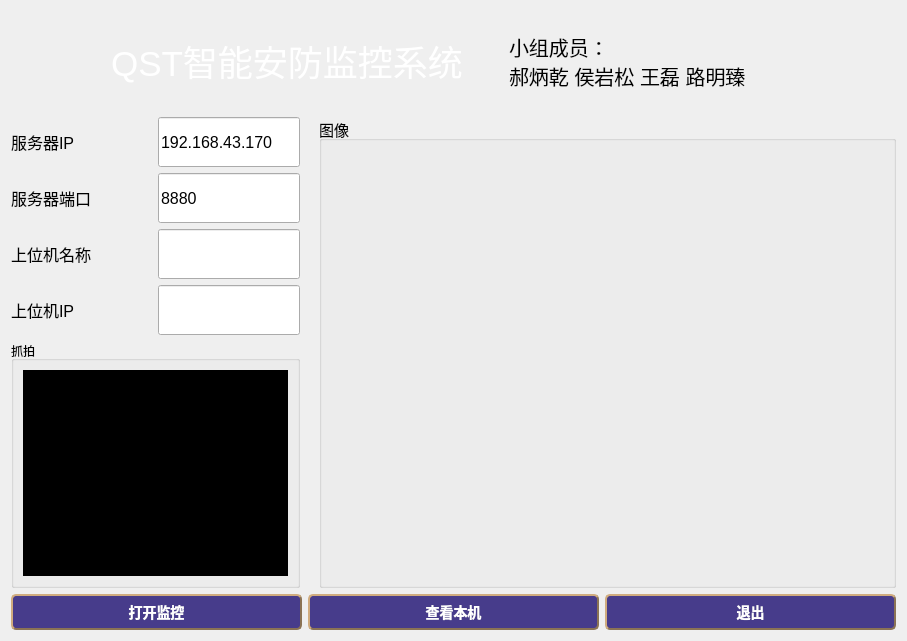
<?xml version="1.0" encoding="UTF-8"?>
<ui version="4.0">
 <class>Widget</class>
 <widget class="QDialog" name="Widget">
  <property name="geometry">
   <rect>
    <x>0</x>
    <y>0</y>
    <width>907</width>
    <height>641</height>
   </rect>
  </property>
  <property name="windowTitle">
   <string>Widget</string>
  </property>
  <property name="styleSheet">
   <string notr="true">QDialog
{
	background-image: url(:/img02.png);
}

QPushButton
{
	background-color: #473C8B; /*背景色*/ 
	border-style: outset;
	border-width: 2px;
	border-radius:5px; /*边界圆滑*/
	border-color: #8B7355;
	font: bold 14px;
	min-width:2em;
	color:white; /*字体颜色*/
	font-family:黑体;
	padding: 5px;
}

QPushButton:hover
{
	background-color: rgb(0, 150, 0);
}
 
QPushButton:pressed
{
	background-color: #1E90FF; /*伪状态经过时背景色*/ 
	border-style: inset;
}
QPushButton:!enabled{
	background-color: rgb(100, 100, 100);
	border-style: inset;
}

</string>
  </property>
  <layout class="QGridLayout" name="gridLayout_3">
   <item row="0" column="0">
    <layout class="QHBoxLayout" name="horizontalLayout_7">
     <item>
      <spacer name="horizontalSpacer_7">
       <property name="orientation">
        <enum>Qt::Horizontal</enum>
       </property>
       <property name="sizeType">
        <enum>QSizePolicy::Preferred</enum>
       </property>
       <property name="sizeHint" stdset="0">
        <size>
         <width>100</width>
         <height>15</height>
        </size>
       </property>
      </spacer>
     </item>
     <item>
      <widget class="QLabel" name="label">
       <property name="sizePolicy">
        <sizepolicy hsizetype="Fixed" vsizetype="Fixed">
         <horstretch>0</horstretch>
         <verstretch>0</verstretch>
        </sizepolicy>
       </property>
       <property name="minimumSize">
        <size>
         <width>120</width>
         <height>100</height>
        </size>
       </property>
       <property name="maximumSize">
        <size>
         <width>16777215</width>
         <height>100</height>
        </size>
       </property>
       <property name="font">
        <font>
         <pointsize>26</pointsize>
        </font>
       </property>
       <property name="styleSheet">
        <string notr="true">QLabel{
color: rgb(255, 255, 255);
background-color: qlineargradient(spread:pad, x1:0, y1:0, x2:1, y2:0,
stop:0 red,stop:0.2 blue,stop:0.5 red, stop:1 green);
}</string>
       </property>
       <property name="text">
        <string>QST智能安防监控系统</string>
       </property>
       <property name="alignment">
        <set>Qt::AlignCenter</set>
       </property>
      </widget>
     </item>
     <item>
      <spacer name="horizontalSpacer_5">
       <property name="orientation">
        <enum>Qt::Horizontal</enum>
       </property>
       <property name="sizeType">
        <enum>QSizePolicy::Preferred</enum>
       </property>
       <property name="sizeHint" stdset="0">
        <size>
         <width>40</width>
         <height>13</height>
        </size>
       </property>
      </spacer>
     </item>
     <item>
      <widget class="QLabel" name="label_2">
       <property name="minimumSize">
        <size>
         <width>100</width>
         <height>100</height>
        </size>
       </property>
       <property name="font">
        <font>
         <pointsize>15</pointsize>
        </font>
       </property>
       <property name="styleSheet">
        <string notr="true"/>
       </property>
       <property name="text">
        <string>小组成员：
郝炳乾 侯岩松 王磊 路明臻</string>
       </property>
       <property name="textFormat">
        <enum>Qt::AutoText</enum>
       </property>
      </widget>
     </item>
    </layout>
   </item>
   <item row="1" column="0">
    <layout class="QHBoxLayout" name="horizontalLayout_3" stretch="1,0,2">
     <item>
      <layout class="QVBoxLayout" name="verticalLayout" stretch="5,1">
       <item>
        <layout class="QVBoxLayout" name="verticalLayout_2" stretch="1,1,1,1">
         <item>
          <layout class="QHBoxLayout" name="horizontalLayout">
           <item>
            <widget class="QLabel" name="label_3">
             <property name="maximumSize">
              <size>
               <width>16777215</width>
               <height>16777215</height>
              </size>
             </property>
             <property name="font">
              <font>
               <pointsize>12</pointsize>
              </font>
             </property>
             <property name="text">
              <string>服务器IP</string>
             </property>
            </widget>
           </item>
           <item>
            <spacer name="horizontalSpacer">
             <property name="orientation">
              <enum>Qt::Horizontal</enum>
             </property>
             <property name="sizeType">
              <enum>QSizePolicy::Preferred</enum>
             </property>
             <property name="sizeHint" stdset="0">
              <size>
               <width>20</width>
               <height>20</height>
              </size>
             </property>
            </spacer>
           </item>
           <item>
            <widget class="QLineEdit" name="serverip">
             <property name="sizePolicy">
              <sizepolicy hsizetype="Minimum" vsizetype="Fixed">
               <horstretch>0</horstretch>
               <verstretch>0</verstretch>
              </sizepolicy>
             </property>
             <property name="minimumSize">
              <size>
               <width>0</width>
               <height>50</height>
              </size>
             </property>
             <property name="maximumSize">
              <size>
               <width>16777215</width>
               <height>16777215</height>
              </size>
             </property>
             <property name="font">
              <font>
               <pointsize>12</pointsize>
              </font>
             </property>
             <property name="text">
              <string>192.168.43.170</string>
             </property>
            </widget>
           </item>
          </layout>
         </item>
         <item>
          <layout class="QHBoxLayout" name="horizontalLayout_2">
           <item>
            <widget class="QLabel" name="label_4">
             <property name="maximumSize">
              <size>
               <width>16777215</width>
               <height>16777215</height>
              </size>
             </property>
             <property name="font">
              <font>
               <pointsize>12</pointsize>
              </font>
             </property>
             <property name="text">
              <string>服务器端口</string>
             </property>
            </widget>
           </item>
           <item>
            <spacer name="horizontalSpacer_2">
             <property name="orientation">
              <enum>Qt::Horizontal</enum>
             </property>
             <property name="sizeType">
              <enum>QSizePolicy::Preferred</enum>
             </property>
             <property name="sizeHint" stdset="0">
              <size>
               <width>20</width>
               <height>20</height>
              </size>
             </property>
            </spacer>
           </item>
           <item>
            <widget class="QLineEdit" name="lineEdit_2">
             <property name="sizePolicy">
              <sizepolicy hsizetype="Minimum" vsizetype="Fixed">
               <horstretch>0</horstretch>
               <verstretch>0</verstretch>
              </sizepolicy>
             </property>
             <property name="minimumSize">
              <size>
               <width>0</width>
               <height>50</height>
              </size>
             </property>
             <property name="maximumSize">
              <size>
               <width>16777215</width>
               <height>16777215</height>
              </size>
             </property>
             <property name="font">
              <font>
               <pointsize>12</pointsize>
              </font>
             </property>
             <property name="text">
              <string>8880</string>
             </property>
            </widget>
           </item>
          </layout>
         </item>
         <item>
          <layout class="QHBoxLayout" name="horizontalLayout_5">
           <item>
            <widget class="QLabel" name="label_5">
             <property name="maximumSize">
              <size>
               <width>16777215</width>
               <height>16777215</height>
              </size>
             </property>
             <property name="font">
              <font>
               <pointsize>12</pointsize>
              </font>
             </property>
             <property name="text">
              <string>上位机名称</string>
             </property>
            </widget>
           </item>
           <item>
            <spacer name="horizontalSpacer_3">
             <property name="orientation">
              <enum>Qt::Horizontal</enum>
             </property>
             <property name="sizeType">
              <enum>QSizePolicy::Preferred</enum>
             </property>
             <property name="sizeHint" stdset="0">
              <size>
               <width>20</width>
               <height>20</height>
              </size>
             </property>
            </spacer>
           </item>
           <item>
            <widget class="QLineEdit" name="local_ip">
             <property name="sizePolicy">
              <sizepolicy hsizetype="Minimum" vsizetype="Fixed">
               <horstretch>0</horstretch>
               <verstretch>0</verstretch>
              </sizepolicy>
             </property>
             <property name="minimumSize">
              <size>
               <width>0</width>
               <height>50</height>
              </size>
             </property>
             <property name="maximumSize">
              <size>
               <width>16777215</width>
               <height>16777215</height>
              </size>
             </property>
             <property name="font">
              <font>
               <pointsize>12</pointsize>
              </font>
             </property>
            </widget>
           </item>
          </layout>
         </item>
         <item>
          <layout class="QHBoxLayout" name="horizontalLayout_6">
           <item>
            <widget class="QLabel" name="label_6">
             <property name="maximumSize">
              <size>
               <width>16777215</width>
               <height>16777215</height>
              </size>
             </property>
             <property name="font">
              <font>
               <pointsize>12</pointsize>
              </font>
             </property>
             <property name="text">
              <string>上位机IP</string>
             </property>
            </widget>
           </item>
           <item>
            <spacer name="horizontalSpacer_4">
             <property name="orientation">
              <enum>Qt::Horizontal</enum>
             </property>
             <property name="sizeType">
              <enum>QSizePolicy::Preferred</enum>
             </property>
             <property name="sizeHint" stdset="0">
              <size>
               <width>20</width>
               <height>20</height>
              </size>
             </property>
            </spacer>
           </item>
           <item>
            <widget class="QLineEdit" name="local_port">
             <property name="sizePolicy">
              <sizepolicy hsizetype="Minimum" vsizetype="Fixed">
               <horstretch>0</horstretch>
               <verstretch>0</verstretch>
              </sizepolicy>
             </property>
             <property name="minimumSize">
              <size>
               <width>0</width>
               <height>50</height>
              </size>
             </property>
             <property name="maximumSize">
              <size>
               <width>16777215</width>
               <height>16777215</height>
              </size>
             </property>
             <property name="font">
              <font>
               <pointsize>12</pointsize>
              </font>
             </property>
             <property name="text">
              <string/>
             </property>
            </widget>
           </item>
          </layout>
         </item>
        </layout>
       </item>
       <item>
        <widget class="QGroupBox" name="groupBox_2">
         <property name="title">
          <string>抓拍</string>
         </property>
         <layout class="QGridLayout" name="gridLayout_2">
          <item row="0" column="0">
           <widget class="QLabel" name="label_8">
            <property name="styleSheet">
             <string notr="true">background-color: rgb(0, 0, 0);</string>
            </property>
            <property name="text">
             <string/>
            </property>
           </widget>
          </item>
         </layout>
        </widget>
       </item>
      </layout>
     </item>
     <item>
      <spacer name="horizontalSpacer_6">
       <property name="orientation">
        <enum>Qt::Horizontal</enum>
       </property>
       <property name="sizeType">
        <enum>QSizePolicy::Fixed</enum>
       </property>
       <property name="sizeHint" stdset="0">
        <size>
         <width>13</width>
         <height>20</height>
        </size>
       </property>
      </spacer>
     </item>
     <item>
      <widget class="QGroupBox" name="groupBox">
       <property name="sizePolicy">
        <sizepolicy hsizetype="Preferred" vsizetype="Expanding">
         <horstretch>0</horstretch>
         <verstretch>0</verstretch>
        </sizepolicy>
       </property>
       <property name="minimumSize">
        <size>
         <width>300</width>
         <height>300</height>
        </size>
       </property>
       <property name="maximumSize">
        <size>
         <width>16777215</width>
         <height>16777215</height>
        </size>
       </property>
       <property name="font">
        <font>
         <pointsize>11</pointsize>
        </font>
       </property>
       <property name="title">
        <string>图像</string>
       </property>
       <layout class="QGridLayout" name="gridLayout">
        <item row="0" column="0">
         <widget class="QLabel" name="label_7">
          <property name="sizePolicy">
           <sizepolicy hsizetype="Preferred" vsizetype="Ignored">
            <horstretch>0</horstretch>
            <verstretch>0</verstretch>
           </sizepolicy>
          </property>
          <property name="styleSheet">
           <string notr="true">QLabel{
background-image: url(:/img01.png);
background-position: center ;
}
</string>
          </property>
          <property name="text">
           <string/>
          </property>
         </widget>
        </item>
       </layout>
      </widget>
     </item>
    </layout>
   </item>
   <item row="2" column="0">
    <layout class="QHBoxLayout" name="horizontalLayout_4">
     <item>
      <widget class="QPushButton" name="button_open">
       <property name="font">
        <font>
         <pointsize>-1</pointsize>
         <italic>false</italic>
         <bold>true</bold>
        </font>
       </property>
       <property name="text">
        <string>打开监控</string>
       </property>
      </widget>
     </item>
     <item>
      <widget class="QPushButton" name="button_local">
       <property name="text">
        <string>查看本机</string>
       </property>
      </widget>
     </item>
     <item>
      <widget class="QPushButton" name="button_exit">
       <property name="text">
        <string>退出</string>
       </property>
      </widget>
     </item>
    </layout>
   </item>
  </layout>
 </widget>
 <resources/>
 <connections/>
</ui>
